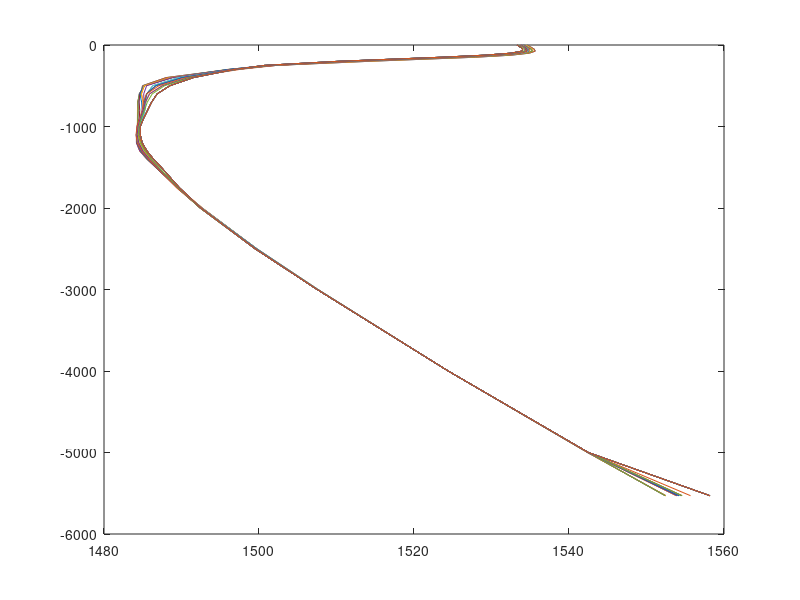

The MATLAB script that drew this image:
% std14profile.m - create sound speed profile from std014 site

% translate std014 profiles into 3-D space

clear all; close all;
load std14raw
latitude = unique(latitude) ; N = length(latitude) ;
longitude = unique(longitude) ; M = length(longitude) ;
depth = svp0001(:,1)'; D = length(depth) ;

profile = reshape(profile,N,M)';
speed = zeros(N,M,D);
for n = 1:N
    for m = 1:M
        eval(sprintf('speed(n,m,:)=svp%04d(:,2);',profile(n,m)));
    end
end
plot( squeeze(speed(1,:,:)), -depth ) ;

save std14profile latitude longitude depth speed

% create CDL file for import into netCDF

fo = fopen('std14profile.cdl','w');
fprintf(fo,'netcdf std14profile {\n');
fprintf(fo,'dimensions:\n');
fprintf(fo,'\tdepth = %d, lat = %d, lon = %d;\n',D,N,M);
fprintf(fo,'variables:\n');
fprintf(fo,'\tfloat depth(depth), lat(lat), lon(lon), speed(depth,lat,lon);\n');
fprintf(fo,'\tdepth:units = "meters";\n');
fprintf(fo,'\tlat:units = "degrees_north";\n');
fprintf(fo,'\tlon:units = "degrees_east";\n');
fprintf(fo,'\tspeed:units = "meters/sec";\n');
fprintf(fo,'data:\n');

fprintf(fo,'\tdepth = ');
for d=1:(D-1), fprintf(fo,'%.3f,',depth(d)); end
fprintf(fo,'%d;\n',depth(D));

fprintf(fo,'\tlat = ');
for n=1:(N-1), fprintf(fo,'%.3f,',latitude(n)); end
fprintf(fo,'%d;\n',latitude(N));

fprintf(fo,'\tlon = ');
for m=1:(M-1), fprintf(fo,'%.3f,',longitude(m)); end
fprintf(fo,'%d;\n',longitude(M));

fprintf(fo,'\tspeed = \n\t\t');
for d = 1:D
    for n = 1:N
        for m = 1:M
            fprintf(fo,'%.2f,',speed(n,m,d));
        end
        fprintf(fo,'\n\t\t');
    end
    fprintf(fo,'\n\t\t');
end
fprintf(fo,'\t;\n');

fprintf(fo,'}\n');
fclose(fo);
